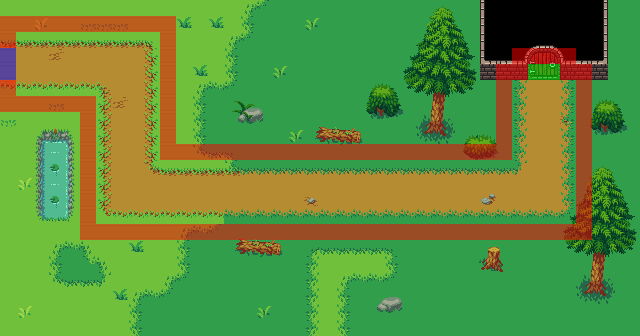

Rendered tile map (Tiled .tmx) drawn with the repository's tilesets; below, a short description and the map source with its tile grids summarised:
An orthogonal 40x21 tile map with 16x16 px tiles, 4 tile layers (floor, walls, trees, colliders), 4 tilesets.

<map version="1.4" tiledversion="1.4.2" orientation="orthogonal" renderorder="right-down" width="40" height="21" tilewidth="16" tileheight="16" infinite="0" nextlayerid="7" nextobjectid="1">
 <tileset firstgid="1" name="Tileset" tilewidth="16" tileheight="16" tilecount="140" columns="14">
  <image source="Tileset.png" width="224" height="160" />
 </tileset>
 <tileset firstgid="141" name="Objects" tilewidth="16" tileheight="16" tilecount="180" columns="15">
  <image source="Objects.png" width="240" height="192" />
 </tileset>
 <tileset firstgid="321" name="dungeon_tileset" tilewidth="16" tileheight="16" tilecount="1024" columns="32">
  <image source="dungeon_tileset.png" width="512" height="512" />
 </tileset>
 <tileset firstgid="1345" name="colors" tilewidth="16" tileheight="16" tilecount="16" columns="16">
  <image source="colors.png" width="256" height="16" />
 </tileset>
 <layer id="1" name="floor" width="40" height="21">
  <data>[840 cells, 826 non-empty, 34 distinct tile ids]</data>
 </layer>
 <layer id="5" name="walls" width="40" height="21">
  <data>[840 cells, 206 non-empty, 75 distinct tile ids]</data>
 </layer>
 <layer id="4" name="trees" width="40" height="21">
  <data>[840 cells, 119 non-empty, 72 distinct tile ids]</data>
 </layer>
 <layer id="6" name="colliders" width="40" height="21">
  <data>[840 cells, 112 non-empty, 3 distinct tile ids]</data>
 </layer>
</map>
